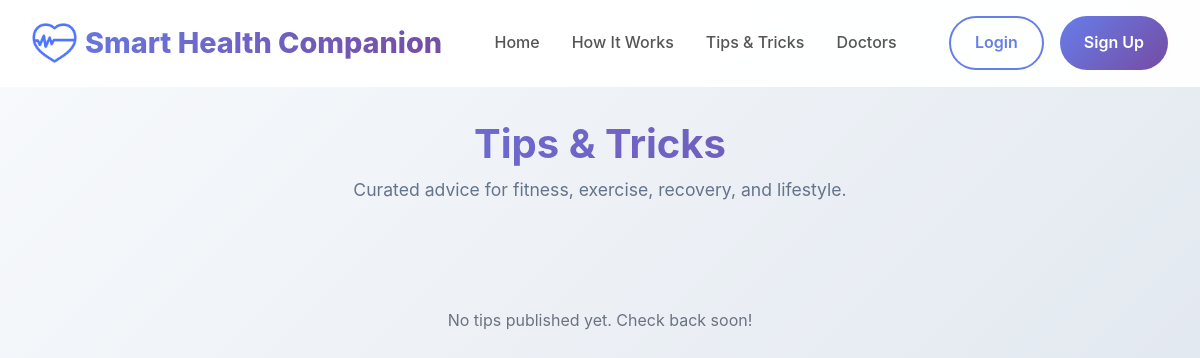
The app's page /tips/, older data.
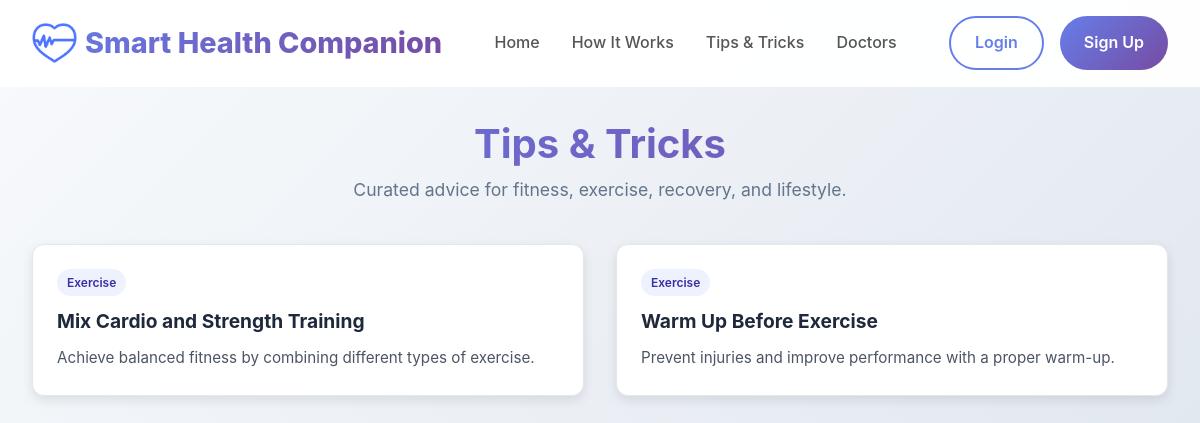
The same page, newer data.
### mainapp/models.py (models this page shows, shortened)
class Tip(models.Model):
    CATEGORY_CHOICES = [
        ("fitness", "Fitness"),
        ("exercise", "Exercise"),
        ("nutrition", "Nutrition"),
        ("recovery", "Recovery"),
        ("lifestyle", "Lifestyle"),
    ]
    title = models.CharField(max_length=200)
    slug = models.SlugField(max_length=220, unique=True)
    category = models.CharField(max_length=20, choices=CATEGORY_CHOICES, default="fitness")
    summary = models.CharField(max_length=300, blank=True)
    content = models.TextField()
    image = models.ImageField(upload_to="tips/", blank=True, null=True)
    is_published = models.BooleanField(default=True)
    created_at = models.DateTimeField(auto_now_add=True)
    updated_at = models.DateTimeField(auto_now=True)
    class Meta:
        ordering = ["-created_at"]

### mainapp/views.py (the view)
# urls.py: path("tips/", views.tips_list_view, name="tips_list"),
def tips_list_view(request):
    tips = Tip.objects.filter(is_published=True)
    return render(request, "mainapp/tips_list.html", {"tips": tips})

### mainapp/templates/mainapp/tips_list.html (shortened to what this page needs)
{% load static %}
<!DOCTYPE html>
<html lang="en">
<head>
    <link href="https://cdnjs.cloudflare.com/ajax/libs/font-awesome/6.0.0/css/all.min.css" rel="stylesheet">
</head>
<body>
    <header class="header">
        <nav class="nav">
            <div class="logo">
                <img src="{% static 'heart logo.png' %}" alt="Smart Health Companion Logo">
                Smart Health Companion
            </div>
            <ul class="nav-links">
                <li><a href="{% url 'home' %}">Home</a></li>
                <li><a href="{% url 'home' %}#how-it-works">How It Works</a></li>
                <li><a href="{% url 'tips_list' %}">Tips & Tricks</a></li>
                <li><a href="{% url 'doctor' %}">Doctors</a></li>
            </ul>
            <div class="auth-buttons">
                <a href="{% url 'login' %}" class="btn btn-outline">Login</a>
                <a href="{% url 'register' %}" class="btn btn-primary">Sign Up</a>
            </div>
        </nav>
    </header>
    <main class="container">
        <div class="section-header">
            <h1>Tips & Tricks</h1>
            <p>Curated advice for fitness, exercise, recovery, and lifestyle.</p>
        </div>
        {% if tips %}
            <div class="grid">
                {% for tip in tips %}
                    <div class="card">
                        <span class="badge">{{ tip.get_category_display }}</span>
                        <h2 class="title">{{ tip.title }}</h2>
                        {% if tip.summary %}
                            <p class="summary">{{ tip.summary }}</p>
                        {% else %}
                            <p class="summary">{{ tip.content|linebreaks }}</p>
                        {% endif %}
                    </div>
                {% endfor %}
            </div>
        {% else %}
            <div class="empty">No tips published yet. Check back soon!</div>
        {% endif %}
    </main>
</body>
</html>

### mainapp/templates/mainapp/tips_list.html (style rules this page uses)
* { margin: 0; padding: 0; box-sizing: border-box; }
body { font-family: 'Inter', -apple-system, BlinkMacSystemFont, sans-serif; line-height: 1.6; color: #333; overflow-x: hidden; background: linear-gradient(135deg, #f8fafc 0%, #e2e8f0 100%); padding-top: 80px; }
.header { position: fixed; top: 0; left: 0; right: 0; background: rgba(255, 255, 255, 0.95); backdrop-filter: blur(20px); border-bottom: 1px solid rgba(255, 255, 255, 0.2); z-index: 1000; padding: 1rem 0; transition: all 0.3s ease; }
.nav { display: flex; justify-content: space-between; align-items: center; max-width: 1200px; margin: 0 auto; padding: 0 2rem; }
.logo { font-size: 1.8rem; font-weight: 800; background: linear-gradient(135deg, #667eea 0%, #764ba2 100%); -webkit-background-clip: text; -webkit-text-fill-color: transparent; background-clip: text; display: flex; align-items: center; gap: 0.5rem; }
.logo img { width: 45px; height: auto; }
.nav-links { display: flex; gap: 2rem; list-style: none; }
.nav-links a { text-decoration: none; color: #555; font-weight: 500; transition: color 0.3s ease; position: relative; }
.nav-links a::after { content: ''; position: absolute; width: 0; height: 2px; bottom: -5px; left: 0; background: #667eea; transition: width 0.3s ease; }
.auth-buttons { display: flex; gap: 1rem; }
.btn { padding: 0.75rem 1.5rem; border: none; border-radius: 50px; font-weight: 600; text-decoration: none; transition: all 0.3s ease; cursor: pointer; display: inline-flex; align-items: center; gap: 0.5rem; }
.btn-outline { background: transparent; border: 2px solid #667eea; color: #667eea; }
.btn-primary { background: linear-gradient(135deg, #667eea 0%, #764ba2 100%); color: white; }
.container { max-width: 1200px; margin: 0 auto; padding: 0 2rem 3rem; }
.section-header { text-align: center; margin: 2rem 0 2.5rem; }
.section-header h1 { font-size: 2.5rem; font-weight: 700; background: linear-gradient(135deg, #667eea 0%, #764ba2 100%); -webkit-background-clip: text; -webkit-text-fill-color: transparent; background-clip: text; }
.section-header p { font-size: 1.1rem; color: #64748b; }
.grid { display: grid; grid-template-columns: repeat(auto-fit, minmax(320px, 1fr)); gap: 2rem; }
.card { background: white; padding: 1.5rem; border-radius: 12px; box-shadow: 0 4px 12px rgba(0, 0, 0, 0.1); transition: all 0.3s ease; border: 1px solid #e5e7eb; }
.badge { display: inline-block; padding: 4px 10px; font-size: 12px; border-radius: 999px; background: #eef2ff; color: #3730a3; margin-bottom: 10px; font-weight: 600; }
.title { font-size: 1.2rem; margin: 0 0 8px; color: #1e293b; }
.summary { color: #4b5563; font-size: 0.95rem; line-height: 1.7; }

Row changes from the older to the newer data that the page shows:
added Tip: category "Exercise", title "Mix Cardio and Strength Training", summary "Achieve balanced fitness by combining different types of exercise."
added Tip: category "Exercise", title "Warm Up Before Exercise", summary "Prevent injuries and improve performance with a proper warm-up."
Text that changed along with them:
text no longer shown: "No tips published yet. Check back soon!"
